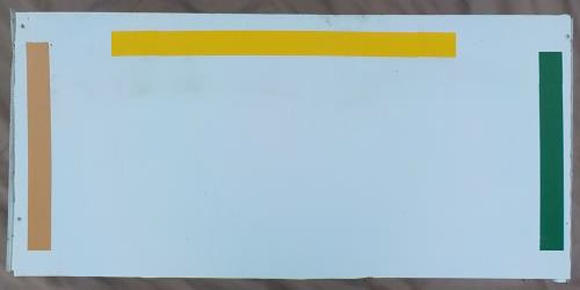
#> input picture Task 2 - Image Concatenation/res1.jpg, 580 x 290 px, given in place of the camera
$ python prepare_images.py   (older library calls are emulated)
#> lines starting #> are read from the running program, lines starting #| are printed output that depends on the picture; after the words box and inside, x2 and y2 are one past the last pixel; in counts of white or black regions, pixels touching at a corner belong together; pictures that were not available may be replaced by others from this repository, and a replacement may not be noted
import cv2
import glob

cap = cv2.VideoCapture(0)
while(1):
    ret, frame = cap.read()
#> frame is the input picture: shape (290, 580, 3); mean B, G, R 188.3, 182.8, 162.3
    X = frame.shape[1]/2
#> X = 290
    Y = frame.shape[0]/2
#> Y = 145
    x = 50
    y = 100
    h = frame.shape[0]-200
#> h = 90
    w = frame.shape[1]-100
#> w = 480
    frame = cv2.rectangle(frame, (x,y), (x+w, y+h), color=(0, 255,0), thickness=int(2))
    frame = cv2.rectangle(frame, (int(X-200),int(Y-200)), (int(X+200), int(Y+200) ), color=(0, 0, 255), thickness=int(2))
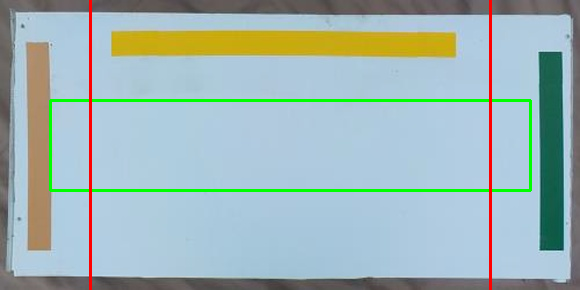
#> frame: shape (290, 580, 3); mean B, G, R 181.7, 181.9, 159.7
    cv2.imshow('To Capture', frame)

    if cv2.waitKey(1) & 0xFF == ord('q'):
#> (key q is pressed here)
        break

cap.release()
cv2.destroyAllWindows()

images = glob.glob('C:/Users/nada/Desktop/ROV Competition/task 3 - subway car/other imgs/*.jpg')
i = 0
for im in images:
    img = cv2.imread(im)
    img_gray = cv2.cvtColor(img, cv2.COLOR_BGR2GRAY)
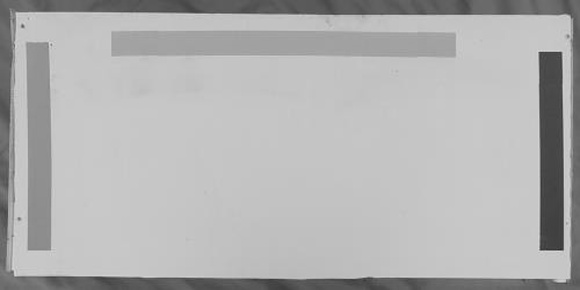
#> img_gray: shape (290, 580); min 41, max 221, mean 177.2
    ret, thresh = cv2.threshold(img_gray, 127, 255, 0)
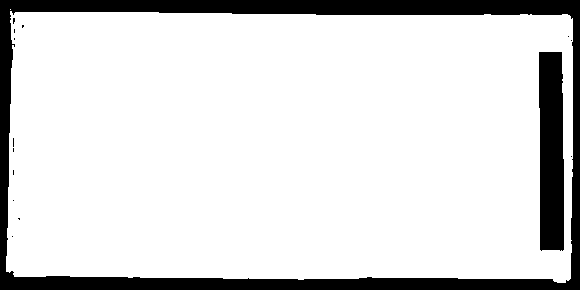
#> thresh: shape (290, 580); 85.7% white; 15 black regions (13 under 20 px)
    image, contours, hierarchy = cv2.findContours(thresh, cv2.RETR_TREE, cv2.CHAIN_APPROX_SIMPLE)
#> contours = 16 contours, 14 with area under 20; largest, box (x1, y1, x2, y2) and area: (6, 11, 573, 283) 148052, (538, 51, 565, 252) 4890
    # find the biggest countour (c) by the area
    cnt = max(contours, key = cv2.contourArea)
#> cnt = contour of 146 points, box (x1, y1, x2, y2) (6, 11, 573, 283), area 148052
    x,y,w,h = cv2.boundingRect(cnt)
#> x = 6; y = 11; w = 567; h = 272

    # draw the biggest contour (c) in green
    cv2.rectangle(img, (x, y), (x+w, y+h), (0, 255, 0), 2)
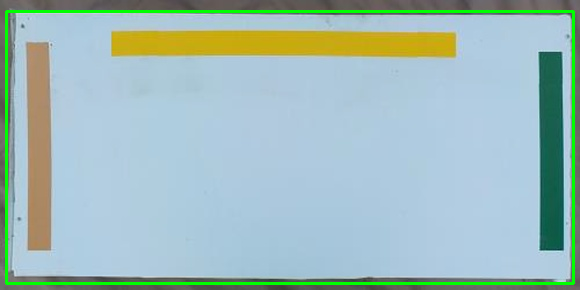
#> img: shape (290, 580, 3); 2.99% of pixels changed, all inside (x1, y1, x2, y2) = (5, 10, 575, 285)
    cv2.imshow('res', img)
    cv2.waitKey(0)
    cv2.destroyAllWindows()
    cv2.imwrite('fig_'+str(i)+'.jpg', img[y:y+h, x:x+w])
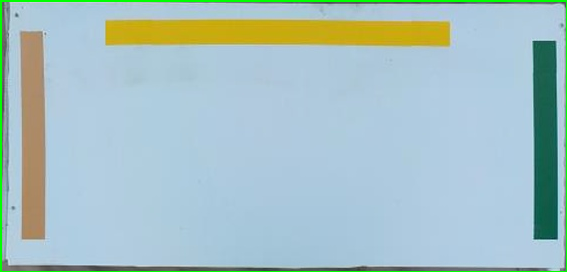
#> saved as fig_0.jpg: shape (272, 567, 3); mean B, G, R 195.1, 193.3, 166.3
    #cv2.imwrite('C:/Users/nada/Desktop/ROV Competition/task 3 - subway car/' + )
